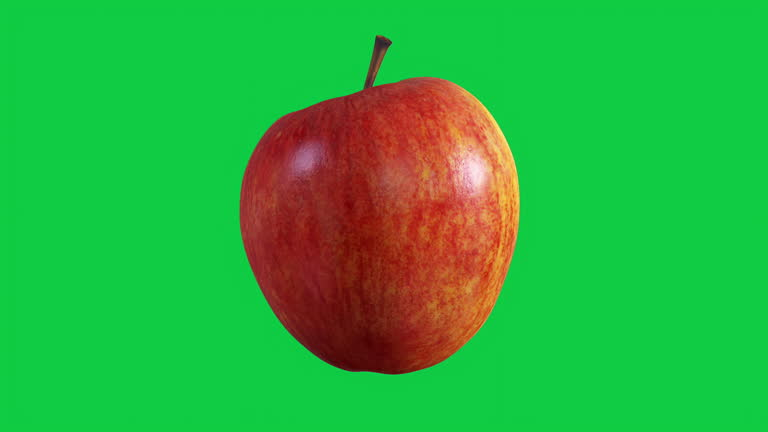
#> input picture Picture manipulation/applewithbackground.jpg, 768 x 432 px, found by its file name
$ python backgroundremoval.py
#> lines starting #> are read from the running program, lines starting #| are printed output that depends on the picture; after the words box and inside, x2 and y2 are one past the last pixel; in counts of white or black regions, pixels touching at a corner belong together
import cv2
import numpy as np
import os

def remove_background(image_path, output_path="apple_no_background.png"):
#> called with output_path = 'apple_no_background.png'
    try:

        img = cv2.imread(image_path)
#> img is the input picture: shape (432, 768, 3); mean B, G, R 62.7, 175.2, 44.8
        if img is None:
            raise FileNotFoundError(f"Could not read image at {image_path}")

        hsv = cv2.cvtColor(img, cv2.COLOR_BGR2HSV)
#> hsv: shape (432, 768, 3); mean H, S, V 59.1, 226.6, 195.1


        lower_green = np.array([36, 25, 25])
        upper_green = np.array([86, 255, 255])

        mask = cv2.inRange(hsv, lower_green, upper_green)
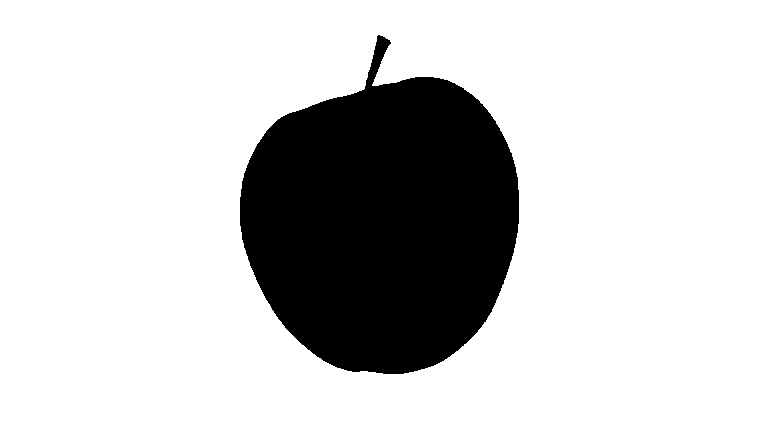
#> mask: shape (432, 768); 80.2% white; 1 black region, box (x1, y1, x2, y2) and area: (240, 35, 519, 374) 65736


        mask_inv = cv2.bitwise_not(mask)

        foreground = cv2.bitwise_and(img, img, mask=mask_inv)
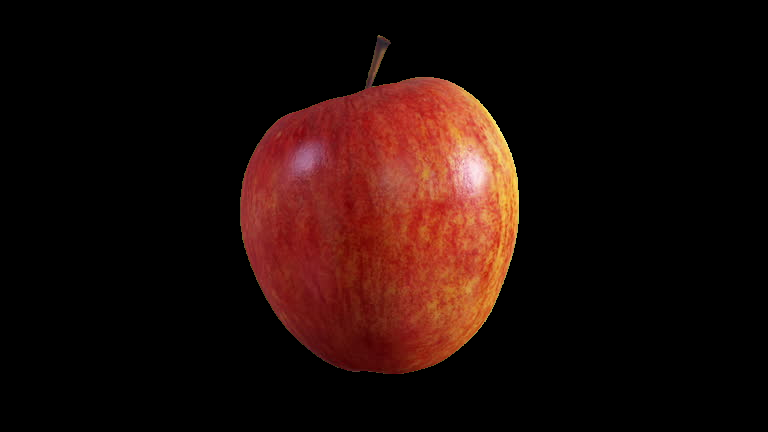
#> foreground: shape (432, 768, 3); mean B, G, R 8.3, 11.9, 31.8

        transparent_background = np.zeros((img.shape[0], img.shape[1], 4), dtype=np.uint8)  # 4-channel image
        transparent_background[:, :, 3] = 0


        result = cv2.cvtColor(foreground, cv2.COLOR_BGR2BGRA)
        result[mask_inv == 0] = [0, 0, 0, 0]

        cv2.imwrite(output_path, result)
        print(f"Background removed and saved to {output_path}")

    except FileNotFoundError as e:
        print(f"Error: {e}")
    except Exception as e:
        print(f"An unexpected error occurred: {e}")

image_file = "Picture manipulation/applewithbackground.jpg"

if os.path.exists(image_file):
    remove_background(image_file)
else:
    print(f"Error: Image file '{image_file}' not found.")
